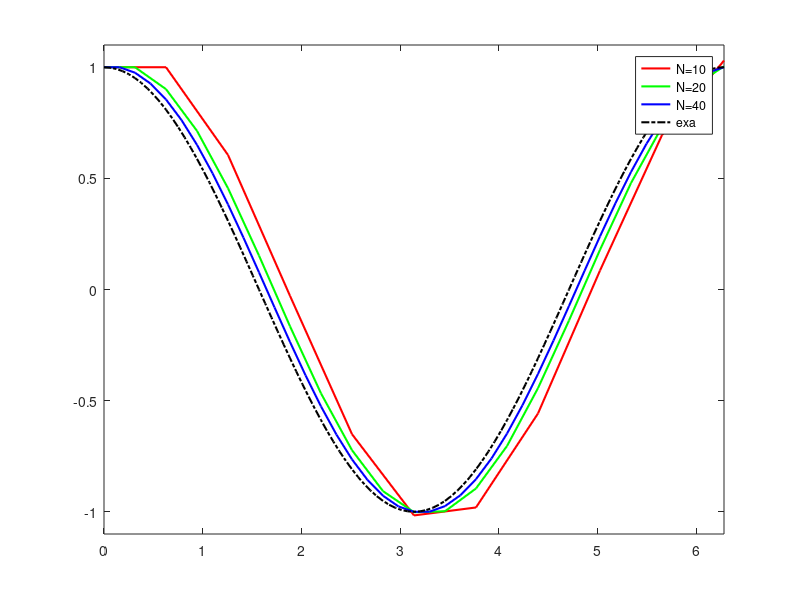

Recreate this plot in MATLAB.
% プログラムが開始したら画面にメッセージを出す
disp('2階常微分方程式(その1)が始まった!!');

clear;

% 配列はforループの前に宣言．ループ内で毎回サイズが変わると計算時間が増える．
x=zeros(41,3);
y=zeros(41,3);
z=zeros(41,3);

for j=1:3
    N=10*2^(j-1); % 分割数を10,20,40と変えてみる
    dx=2*pi/N;  % 区間の分割幅
       
    % xとy(x=0),z(x=0)の値を配列に格納する
    for i=1:N+1
        x(i,j)=(i-1)*dx;
    end
    y(1,j)=1;
    z(1,j)=0;
    
    % 差分法で微分方程式を解く
    for i=1:N
        y(i+1,j)=y(i,j)+dx*z(i,j);
        z(i+1,j)=z(i,j)-dx*y(i+1,j);
    end

    % 計算結果をプロット
    if j==1
        clf('reset'); %figureをリセット
        plot(x(1:N+1,j),y(1:N+1,j),'-','Color','r','LineWidth',1.5);
        hold on;
    elseif j==2
        plot(x(1:N+1,j),y(1:N+1,j),'-','Color','g','LineWidth',1.5);
    else
        plot(x(1:N+1,j),y(1:N+1,j),'-','Color','b','LineWidth',1.5);
    end

end

% 解析解も
x_exa=zeros(101,1);
y_exa=zeros(101,1);
for i=1:101
    x_exa(i)=(i-1)*2*pi/100;
    y_exa(i)=cos(x_exa(i));
end
plot(x_exa(:),y_exa(:),'-.','Color','k','LineWidth',1.5);

% グラフの表示設定
legend('N=10','N=20','N=40','exa','Location','best');
xlim([0 2*pi]);   % x軸の表示範囲
ylim([-1.1 1.1]); % y軸の表示範囲

% プログラムが終了したら画面にメッセージと出す
disp('終わった!!');